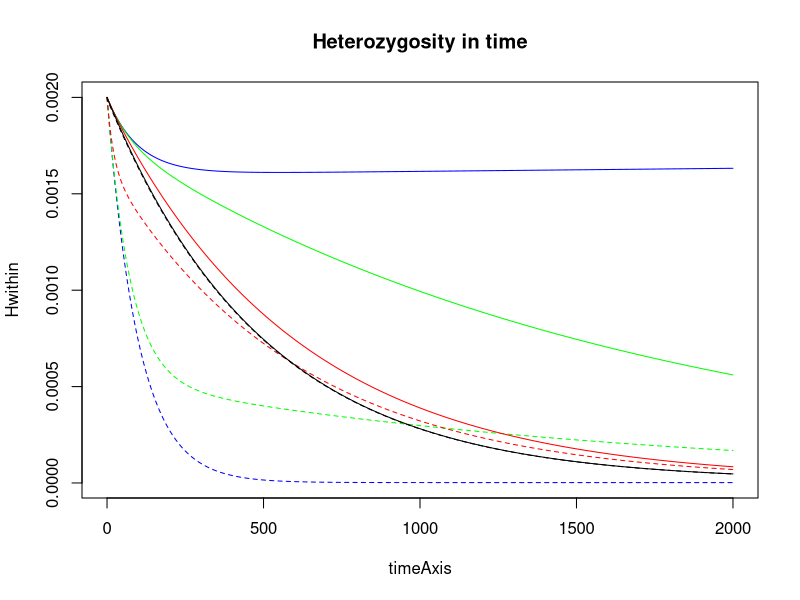

Write the R code that produced this figure.
# A translation from python of Mike's simple calculation of genetic diversity
# given different deme structure and migration regularities.
plot.new()
frame()

## Parameters
# Number of demes
L = 5
# Individuals per deme
N = 50
# Original population size
Ntot0 = 500*100
# Mutation rate
mu = 1e-8
# Original heterozygosity 
H0 = 4 * Ntot0 * mu
# Array of times to plot
times <- seq(0, 2000, by=1)
# yini <- c(H0,H0) # initial conditions - within-deme and general H are the steady state
# before the population crash.
yini <- c(H0,H0,H0,H0)


## Calculation of heterozygosity trajectories
  # Function that returns (dHs/dt, dHt/dt)
  # Assumptions: infinite alleles per site.
  # asserions: two lineages can coalesce only if they are in the same deme.
  # Derivation: backwards-coalescence frame of thought. 
  # Within-demes:
  # H(t+1) = Ht(1-1/2N-2m-2Miu) + 2mHgen(t) + 2miu(*), whose reordering gives dH/timestep,
  # As apears in the function below. [note that the case of coalescence doesn't have a
  # term of its own, because its contribution to H is zero]
  # * : If we assume an infinite allele model, any mutation always leads to a contribution 
  # to H. If we assume a 2-allele model with back mutation, we need to add the terms:
  # 2miu(1-Ht) - 2miu*Ht, where the first is a mutation in a pair that were identical, 
  # and the second a back-mutation in an initially non-identical pair.
  # Hgeneral (HG): we assume no two events occur in a single timestep, so ignore the option
  # of migration and coalescence or mig+mutation, and we even ignore the option that both
  # individuals happen to be from the same deme and one of them had a mutation (although
  # this last thing isn't completely justified, I think).
  # HG(t+1) = HG(t)(1-1/L-2mu) + 1/L * H(t) + 2mu
  # HG(t+1)-HG(t) = 1/L(H(t)-HG(t)) + 2mu(1-HG(t))
  # Which looks, admittedly, quite different from Mike's derivation which is based on a
  # forward-in-time-in-his-head intuition/derivation-that-I-didn't-follow.
  library(deSolve)
  heterozygosities <- function(times, y, parms){
  L = parms[1]; N = parms[2]; mu = parms[3]; m = parms[4];
  dH_within      = -y[1]/(2*N) + 2*m*(y[2]-y[1]) + 2*mu*(1-y[1])
  dH_generalMike = -y[1]/(2*N*L) + 2*mu*(1-y[2])
  dH_withinOren  = -y[3]/(2*N) + 2*m*(y[4]-y[3]) + 2*mu*(1-y[3])
  dH_generalOren = (y[3]-y[4])/L + 2*mu*(1-y[4])
  # list(c(dH_within,dH_generalMike))
  list(c(dH_within,dH_generalMike,dH_withinOren,dH_generalOren))
  }

m = 0
out <- ode (times = times, y = yini, func = heterozygosities, parms = c(L,N,mu,m))
timeAxis = out[,1]; Hwithin = out[,2]; Hgeneral = out[,3]
plot(timeAxis,Hwithin, type="n", main='Heterozygosity in time') 
ylab="Heterozygosity"
par(col="blue", lwd = 1)
lines(timeAxis,Hwithin, lwd=1, lty = 2)
lines(timeAxis,Hgeneral, lwd = 1, lty = 1)

# timeAxis = out[,1]; HwithinOren = out[,3]; HgeneralOren = out[,4]
# par(col="yellow", lwd = 1)
# lines(timeAxis,HwithinOren, pch=22, lwd=1, lty = 3)
# lines(timeAxis,HgeneralOren, pch = 22, lwd = 1, lty = 3)
# # Seems like there's very little actual difference between the results for my 
# derivation of Hgeneral and Mike's.

m = 1/(10*N)
out <- ode (times = times, y = yini, func = heterozygosities, parms = c(L,N,mu,m))
timeAxis = out[,1]; Hwithin = out[,2]; Hgeneral = out[,3]
par(col="green", lwd = 1)
lines(timeAxis,Hwithin, lwd=1, lty = 2)
lines(timeAxis,Hgeneral, lwd = 1, lty = 1)


m = 1/N
out <- ode (times = times, y = yini, func = heterozygosities, parms = c(L,N,mu,m))
timeAxis = out[,1]; Hwithin = out[,2]; Hgeneral = out[,3]
par(col="red", lwd = 1)
lines(timeAxis,Hwithin, lwd=1, lty = 2)
lines(timeAxis,Hgeneral, lwd = 1, lty = 1)

m = 1
out <- ode (times = times, y = yini, func = heterozygosities, parms = c(L,N,mu,m))
timeAxis = out[,1]; Hwithin = out[,2]; Hgeneral = out[,3]
par(col="black", lwd = 1)
lines(timeAxis,Hwithin, lwd=1, lty = 2)
lines(timeAxis,Hgeneral, lwd = 1, lty = 1)
